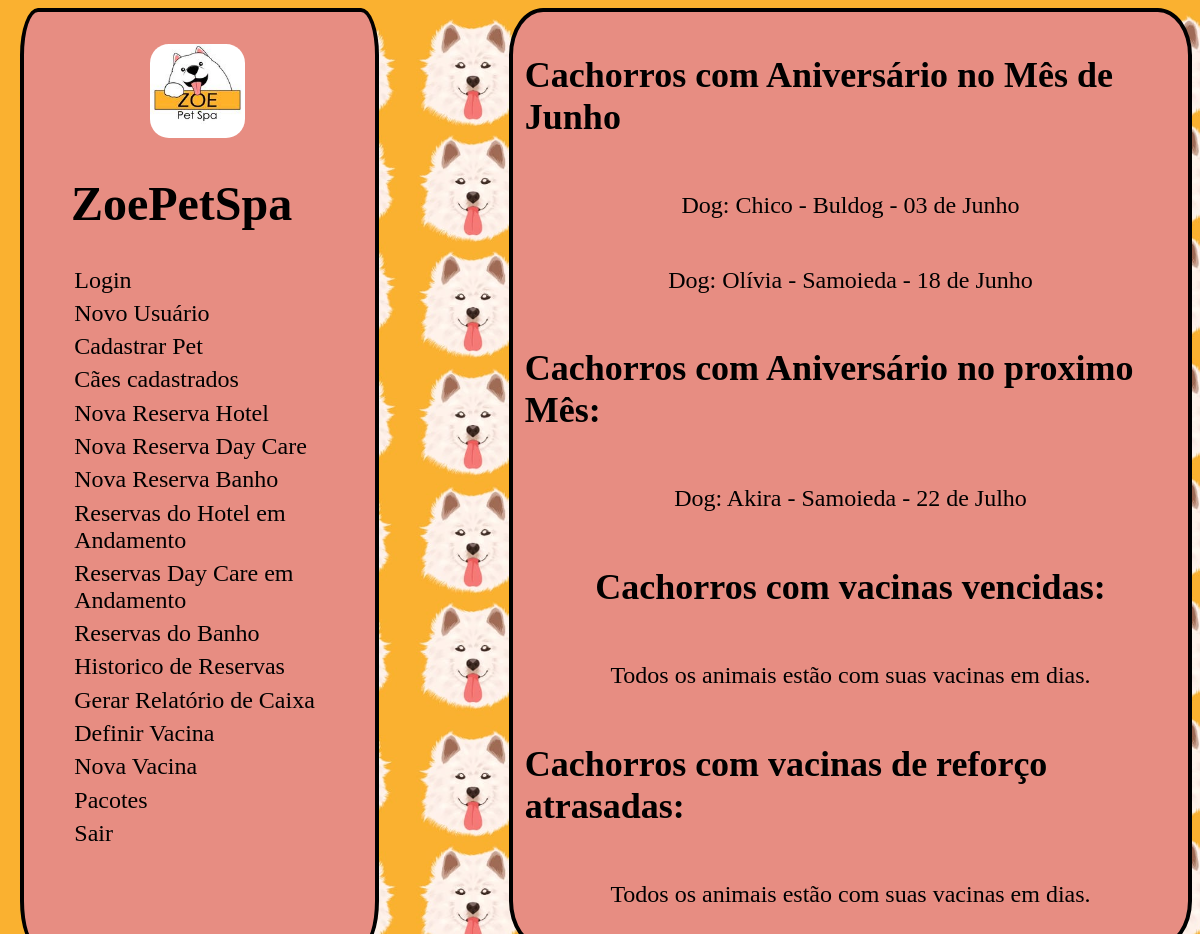
The page / on the database its author committed.
### ficha/models.py (models this page shows, shortened)
class FichaDog(models.Model):
    nome = models.CharField(max_length=100, primary_key=True)
    raca = models.CharField(max_length=100)
    data_de_nascimento =  models.DateField()
    sexo = models.CharField(max_length=1, choices=(('M', 'Macho'), ('F', 'Fêmea')))
    peso = models.DecimalField(max_digits=5, decimal_places=2)
    tipo_alimentacao = models.CharField(max_length=100)
    restricoes_alimentares = models.CharField(max_length=100, blank=True, null=True)
    nome_tutor = models.CharField(max_length=100,blank=True)
    contato_tutor = models.CharField(max_length=100)
    cpf_tutor = models.CharField(max_length=14)
    endereco = models.CharField(max_length=100,blank=True, null=True)
    veterinario = models.CharField(max_length=100,blank=True, null=True)
    observacoes = models.TextField(blank=True, null=True)
    data = models.DateTimeField(auto_now_add=True)
    class Meta:
            db_table = 'Ficha_Dog'

### ZoePetSpa/views.py (the view, shortened to what this page needs)
# urls.py: path('', views.home, name='home'),
def home(request, mes=None):
    if mes is None:
        mes = datetime.now().month
    proximo_mes = mes + 1 if mes < 12 else 1
    aniversario = FichaDog.objects.filter(data_de_nascimento__month=proximo_mes)
    animal = FichaDog.objects.all()
    usuario = request.user
    cachorros_aniversario = FichaDog.objects.filter(data_de_nascimento__month=mes)
    vacinas_vencidas, vacinas_reforco = verificar_vacina()
    vacinas_vencidas_info = []
    vacinas_reforco_info = []
    if mes == 1:
        mesnome = 'Janeiro'
        proxmes = 'Fevereiro'
    elif mes == 2:
        mesnome = 'Fevereiro'
        proxmes = 'Março'
    elif mes == 3:
        mesnome = 'Março'
        proxmes = 'Abril'
    elif mes == 4:
        mesnome = 'Abril'
        proxmes = 'Maio'
    elif mes == 5:
        mesnome = 'Maio'
        proxmes = 'Junho'
    elif mes == 6:
        mesnome = 'Junho'
        proxmes = 'Julho'
    elif mes == 7:
        mesnome = 'Julho'
        proxmes = 'Agosto'
    elif mes == 8:
        mesnome = 'Agosto'
        proxmes = 'Setembro'
    elif mes == 9:
        mesnome = 'Setembro'
        proxmes = 'Outubro'
    elif mes == 10:
        mesnome = 'Outubro'
        proxmes = 'Novembro'
    elif mes == 11:
        mesnome = 'Novembro'
        proxmes = 'Dezembro'
    elif mes == 12:
        mesnome = 'Dezembro'
        proxmes = 'Janeiro'
        proxmes = 'Fevereiro'
        proxmes = 'Fevereiro'
    context = {
        'vacinas_vencidas': vacinas_vencidas_info,
        'vacinas_reforco': vacinas_reforco_info,
        'cachorros_aniversario': cachorros_aniversario,
        'mes':mesnome,
        'proxmes':proxmes,
        'aniversario': aniversario,
        'usuario':usuario,
    }
    return render(request, 'home.html', context)

### ZoePetSpa/views.py (called while the page is built)
def verificar_vacina():
    vacinas_vencidas = []
    vacinas_reforco = []
    vacina_animal_objs = VacinaAnimal.objects.all()
    for vacina_animal in vacina_animal_objs:
        vacina = vacina_animal.vacina
        if vacina.validade <= date.today():
            vacinas_vencidas.append(vacina_animal)
        if vacina.data_reforco and vacina.data_reforco <= date.today():
            vacinas_reforco.append(vacina_animal)
    return vacinas_vencidas, vacinas_reforco

### users/templates/home.html (shortened to what this page needs)
{% load static %}
<!DOCTYPE html>
<html>
  <head>
  </head>
  <body>
   <div class='corpo'>
    <div class="form">
      <img id="logo" src="{% static 'img/logo2.jpg' %}">
      <h1>ZoePetSpa</h1>
      <div class="ul">
        <a href="{% url 'login' %}">Login</a>
        <a href="{% url 'cadastro' %}">Novo Usuário</a>
        <a href="{% url 'ficha:ficha' %}">Cadastrar Pet</a>
        <a href="{% url 'ficha:lista' %}">Cães cadastrados</a>
        <a href="{% url 'reserva' %}">Nova Reserva Hotel</a>
        <a href="{% url 'reservaday' %}">Nova Reserva Day Care</a>
        <a href="{% url 'reservar_banho' %}">Nova Reserva Banho</a>
        <a href="{% url 'lista_reserva' %}">Reservas do Hotel em Andamento</a>
        <a href="{% url 'lista_reservaday' %}">Reservas Day Care em Andamento</a>
        <a href="{% url 'lista_reservabanho' %}">Reservas do Banho</a>
        <a href="{% url 'historico_reserva' %}">Historico de Reservas</a>
        <a href="{% url 'caixa:relatoriocaixa' %}">Gerar Relatório de Caixa</a>
        <a href="{% url 'ficha:definir_vacina' %}">Definir Vacina</a>
        <a href="{% url 'ficha:cadastrar_vacina' %}">Nova Vacina</a>
        <a href="{% url 'pacote' %}">Pacotes</a>
        <a href="{% url 'logout' %}">Sair</a><br><br>
      </div>
      {% load humanize %}
    </div>
    <div class='nascimento'>
      <h2>Cachorros com Aniversário no Mês de {{mes}}</h2>
      {% if cachorros_aniversario %}
      {% for cachorro in cachorros_aniversario %}
        <p>Dog: {{ cachorro.nome }} - {{ cachorro.raca }} - {{ cachorro.data_de_nascimento|date:"d" }} de {{ cachorro.data_de_nascimento|date:"F" }}</p>
      {% endfor %}
      {% else %}
      <p>Nenhum cachorro faz aniversário neste mês.</p>
      {% endif %}
      <h2>Cachorros com Aniversário no proximo Mês:</h2>
      {% if aniversario %}
      {% for ani in aniversario %}
      <p>Dog: {{ ani.nome }} - {{ ani.raca }} - {{ ani.data_de_nascimento|date:"d" }} de {{ ani.data_de_nascimento|date:"F" }}</p>
      {% endfor %}
      {% else %}
      <p>Nenhum cachorro faz aniversário próximo mês.</p>
      {% endif %}
      <h2>Cachorros com vacinas vencidas:</h2>
      {% if vacinas_vencidas %}
        {% for vacina in vacinas_vencidas %}
          <p>Animal: {{ vacina.animal_nome }} - {{ vacina.animal_raca }}</p>
          <p>Vacina: {{ vacina.vacina_nome }}</p>
          <p>Data de Validade: {{ vacina.data_validade }}</p>
          <p>--------------------------------------------</p>
        {% endfor %}
      {% else %}
        <p>Todos os animais estão com suas vacinas em dias.</p>
      {% endif %}
      <h2>Cachorros com vacinas de reforço atrasadas:</h2>
      {% if vacinas_reforco %}
        {% for vacina in vacinas_reforco %}
          <p>Animal: {{ vacina.animal_nome }} - {{ vacina.animal_raca }}</p>
          <p>Vacina: {{ vacina.vacina_nome }}</p>
          <p>Data de Reforço: {{ vacina.data_reforco }}</p>
          <p>--------------------------------------------</p>
        {% endfor %}
      {% else %}
        <p>Todos os animais estão com suas vacinas em dias.</p>
      {% endif %}
      </div>
    </div>
  </body>
</html>

### users/templates/home.html (style rules this page uses)
body { background-image: url('/static/img/fundo.jpeg'); background-size: contain; }
.form { height: auto; border: 4px solid black; width: auto; display: flex; align-items: center; margin-left: 1%; margin-bottom: 1%; background-color: rgb(231, 141, 130); border-radius: 5%; flex-direction: column; font-size: x-large; display: inline-block; padding-right:3%; }
#logo { margin-top: 10%; width: 30%; margin-left: 40%; border-radius:20%; }
.ul { display:flex; flex-direction: column; }
a { text-decoration:none; color: black; padding: 1%; text-align: left; margin-left:15%; }
h1 { text-align: center; }
.nascimento { height: auto; border: 4px solid black; width: auto; display: flex; align-items: center; margin-left: 1%; margin-bottom: 1%; background-color: rgb(231, 141, 130); border-radius: 5%; font-size: x-large; flex-direction: column; text-decoration: none; display: flex; padding:1%; }
.corpo { display: flex; gap: 10%; }

### rows shown on the page
FichaDog: nome "Chico", raca "Buldog", data_de_nascimento "03", data_de_nascimento "Junho"
FichaDog: nome "Olívia", raca "Samoieda", data_de_nascimento "18", data_de_nascimento "Junho"
FichaDog: nome "Akira", raca "Samoieda", data_de_nascimento "22", data_de_nascimento "Julho"

### other values the page prints
{{ mes }} "Junho"
